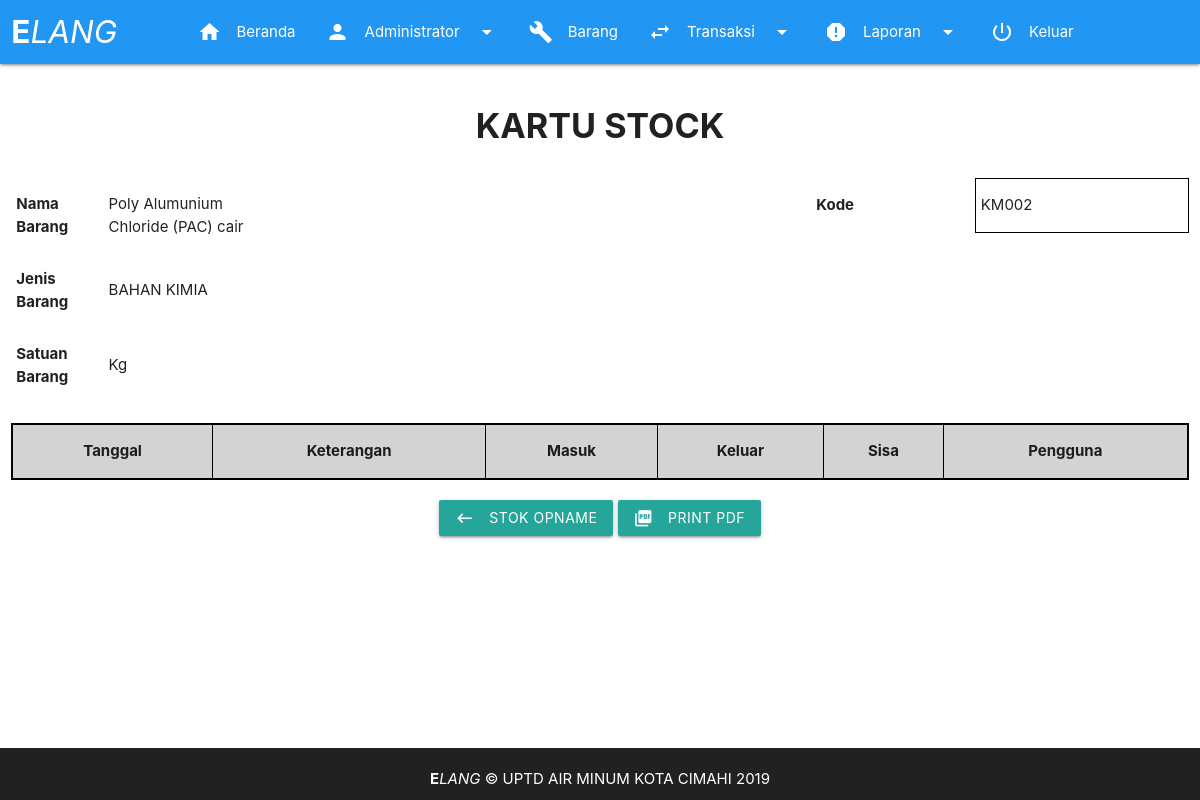
The page /page/kartu_stock.php?kode=KM002 (signed in) on the database its author committed.
### tables this page shows
CREATE TABLE `barang` (
  `id` int(11) NOT NULL,
  `nama` varchar(200) NOT NULL,
  `stok` int(11) NOT NULL,
  `satuan` varchar(10) NOT NULL,
  `jenis` varchar(100) NOT NULL,
  `num_kode` int(3) NOT NULL,
  `alpha_kode` varchar(2) NOT NULL,
  `kode` varchar(5) NOT NULL
);

### fungsi/fungsi.php (called while the page is built, shortened)
<?php
function barang_per_kode($kode){
	global $link;
	$query = "SELECT * FROM barang WHERE kode='$kode'";
	$result = mysqli_query($link, $query);
	return $result;
}
?>

### page/kartu_stock.php (the view, shortened to what this page needs)
<!DOCTYPE html>
<html>
<head>
    <?php require_once "../aset/view/headcontent.php"; ?>
</head>
<body>
    <?php
    require_once "../aset/view/header.php";
    require_once "../fungsi/db.php";
    require_once "../fungsi/fungsi.php";
    $kode_barang = $_GET['kode'];
    if(isset($_GET['kode'])){
        $barang = barang_per_kode($kode_barang);
        while ($row = mysqli_fetch_assoc($barang)){
            $kode   = $row['kode'];
            $nama   = $row['nama'];
            $satuan = $row['satuan'];
            $jenis  = $row['jenis'];
        }
    }
    ?>
    <main>
    <div class="row">
        <div class="col s12">
        <h4><div class="center"><b>KARTU STOCK</b></div></h4>
        </div>
    </div>
    <div id="cetakLaporan">
        <div class="row">
            <div class="col s3">
                <table class="tablestokbarang">
                    <tr>
                        <th>Nama Barang</th>
                        <td><?=$nama;?></td>
                    </tr>
                    <tr>
                        <th>Jenis Barang</th>
                        <td><?=$jenis;?></td>
                    </tr>
                    <tr>
                        <th>Satuan Barang</th>
                        <td><?=$satuan;?></td>
                    </tr>
                </table>
            </div>
            <div class="col s5"></div>
            <div class="col s4">
                <table class="tablestokbarang">
                    <tr>
                        <th>Kode</th>
                        <td style="border: 1px solid black;"><?=$kode;?></td>
                    </tr>
                </table>
            </div>
        </div>
        <div class="row">
        <div class="col s12">
            <table class="highlight responsive-table centered opname">
            <thead>
                <tr>
                    <th>Tanggal</th>
                    <th>Keterangan</th>
                    <th>Masuk</th>
                    <th>Keluar</th>
                    <th>Sisa</th>
                    <th>Pengguna</th>
                </tr>
            </thead>
            </table>
        </div>
        </div>
    </div>
    <div class="row">
        <div class="center">
        <div class="col s12">
            <a href="stock_opname.php" class="btn waves-effect waves-light">Stok Opname
                <i class="material-icons left">keyboard_backspace</i>
            </a>
            <button class="btn waves-effect waves-light" onclick="printContent('cetakLaporan')">Print PDF
                <i class="material-icons left">picture_as_pdf</i>
            </button>
        </div>
        </div>
    </div>
    </main>
    <?php
    require_once "../aset/view/footer.php";
    ?>
</body>
</html>

### aset/css/style.css (style rules this page uses)
* { margin: 0; padding: 0; }
body { background: #fff; display: flex; min-height: 100vh; flex-direction: column; }
main { flex: 1 0 auto; }
.opname { border: 2px solid black; }
.opname th { border: 1px solid black; background-color: lightgray; }
.tablestokbarang tr { border: 0; }

### rows shown on the page
barang: nama "Poly Alumunium Chloride (PAC) cair", jenis "BAHAN KIMIA", satuan "Kg", kode "KM002"

### other values the page prints
$_SESSION['username'] "Administrator"
